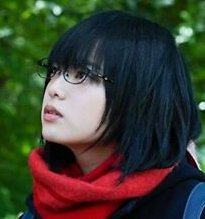
#> input picture vccg/csc418/assets/yurina.jpg, 205 x 219 px, found by its file name
$ python image_pyramids.py
#> lines starting #> are read from the running program, lines starting #| are printed output that depends on the picture
import cv2
import numpy as np
import plotly.graph_objects as go

img = cv2.imread("../assets/yurina.jpg")
#> img is the input picture: shape (219, 205, 3); mean B, G, R 48.8, 61.5, 59.4

H, W, C = img.shape
#> H = 219; W = 205; C = 3
output = np.zeros((H, W * 3, C), dtype=np.uint8)
output[:, :W, :] = img
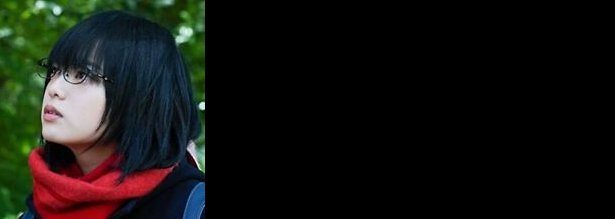
#> output: shape (219, 615, 3); mean B, G, R 16.3, 20.5, 19.8
output[:, W:2*W, :] = cv2.resize(img[::2,::2,:], (W, H), interpolation=cv2.INTER_NEAREST)
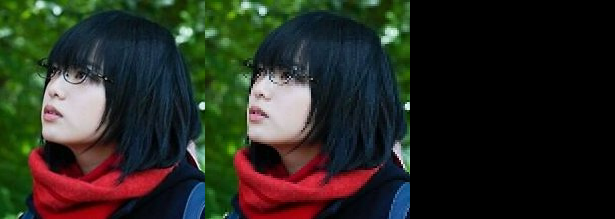
#> output: shape (219, 615, 3); mean B, G, R 32.5, 41, 39.6
output[:, 2*W:, :] = cv2.resize(img[::4,::4,:], (W, H), interpolation=cv2.INTER_NEAREST)
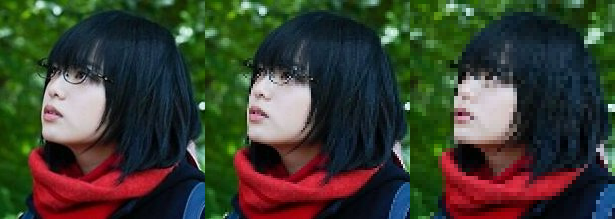
#> output: shape (219, 615, 3); mean B, G, R 48.7, 61.7, 59.3
cv2.imwrite("../assets/image_downsample.jpg", output)


img2 = cv2.imread("../assets/window.jpg")
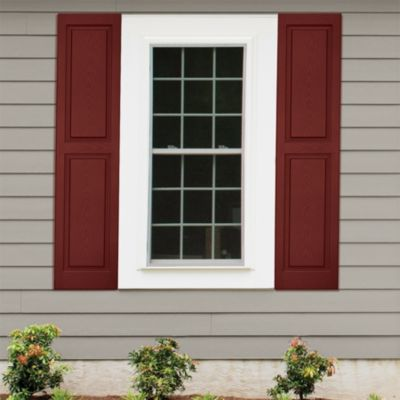
#> input picture csc420/assets/window.jpg, 400 x 400 px, found by its file name
#> img2 is the input picture: shape (400, 400, 3); mean B, G, R 118, 126.4, 142.9
img2 = cv2.resize(img2, (W, H))
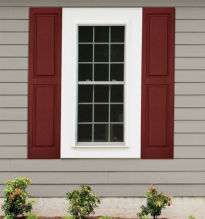
#> img2: shape (219, 205, 3); mean B, G, R 117.9, 126.3, 142.8
output = np.empty((H, W*2, 3), dtype=np.uint8)
for i in range(img.shape[1]):
    output[:, 2*i] = img2[:, i]
    output[:, 2*i+1] = img[:, i]
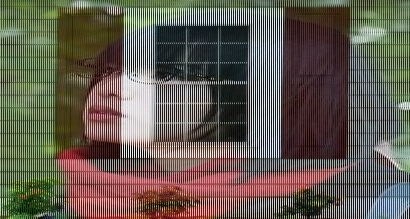
#> output: shape (219, 410, 3); mean B, G, R 83.4, 93.9, 101.1
cv2.imwrite("../assets/image_downsample_2.jpg", output)


x = np.arange(0, 40, 0.2)
x2 = np.arange(0, 40, 3)
fig = go.Figure(data=[
    go.Scatter(x=x, y=np.cos(x), name="sample rate=0.2"),
    go.Scatter(x=x2,y=np.cos(x2), name="sample rate=3")
])
with open("../assets/nyquist_cos.json", "w") as f:
#> (the run stopped early here; a loop or call above may not have finished)
